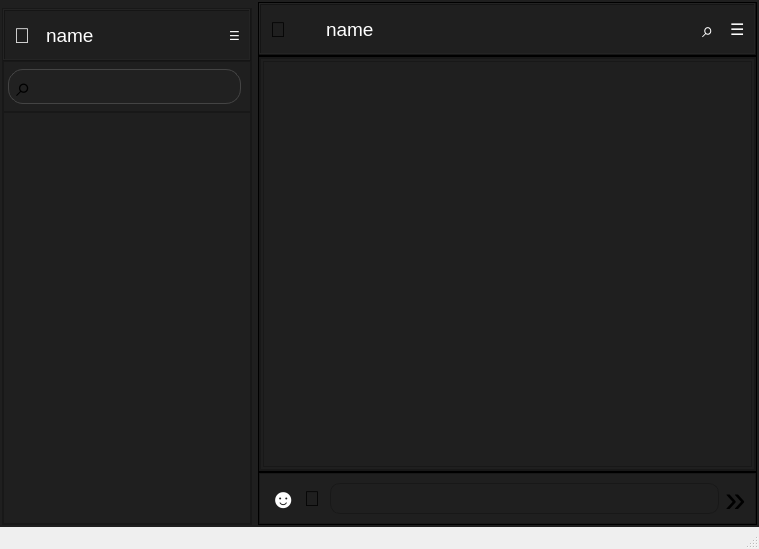
<?xml version="1.0" encoding="UTF-8"?>
<ui version="4.0">
 <class>MainWindow</class>
 <widget class="QMainWindow" name="MainWindow">
  <property name="geometry">
   <rect>
    <x>0</x>
    <y>0</y>
    <width>759</width>
    <height>549</height>
   </rect>
  </property>
  <property name="windowTitle">
   <string>MainWindow</string>
  </property>
  <widget class="QWidget" name="centralwidget">
   <layout class="QHBoxLayout" name="horizontalLayout">
    <property name="spacing">
     <number>0</number>
    </property>
    <property name="leftMargin">
     <number>0</number>
    </property>
    <property name="topMargin">
     <number>0</number>
    </property>
    <property name="rightMargin">
     <number>0</number>
    </property>
    <property name="bottomMargin">
     <number>0</number>
    </property>
    <item>
     <widget class="QWidget" name="container" native="true">
      <property name="styleSheet">
       <string notr="true">background-color: rgb(31, 31, 31);</string>
      </property>
      <layout class="QGridLayout" name="gridLayout" rowstretch="0,0" columnstretch="3,6">
       <property name="leftMargin">
        <number>2</number>
       </property>
       <property name="topMargin">
        <number>2</number>
       </property>
       <property name="rightMargin">
        <number>2</number>
       </property>
       <property name="bottomMargin">
        <number>2</number>
       </property>
       <item row="1" column="0">
        <widget class="QFrame" name="navigation">
         <property name="styleSheet">
          <string notr="true">background-color: rgb(16, 16, 16);
QFrame#navigartion:{
	padding-right:2px;
}</string>
         </property>
         <property name="frameShape">
          <enum>QFrame::StyledPanel</enum>
         </property>
         <property name="frameShadow">
          <enum>QFrame::Raised</enum>
         </property>
         <layout class="QVBoxLayout" name="verticalLayout" stretch="2,2,16">
          <property name="spacing">
           <number>0</number>
          </property>
          <property name="leftMargin">
           <number>0</number>
          </property>
          <property name="topMargin">
           <number>0</number>
          </property>
          <property name="rightMargin">
           <number>0</number>
          </property>
          <property name="bottomMargin">
           <number>0</number>
          </property>
          <item>
           <widget class="QFrame" name="section1">
            <property name="styleSheet">
             <string notr="true">QFrame#section1{
	border-bottom-style:solid;
	border-bottom-width:2px;
	border-bottom-color: rgb(0, 0, 0);
}</string>
            </property>
            <property name="frameShape">
             <enum>QFrame::Box</enum>
            </property>
            <property name="frameShadow">
             <enum>QFrame::Raised</enum>
            </property>
            <layout class="QHBoxLayout" name="horizontalLayout_4" stretch="0,0,0,0,0">
             <item>
              <widget class="QLabel" name="label">
               <property name="font">
                <font>
                 <pointsize>16</pointsize>
                </font>
               </property>
               <property name="styleSheet">
                <string notr="true">color: rgb(255, 255, 255);</string>
               </property>
               <property name="text">
                <string>👤 </string>
               </property>
               <property name="textFormat">
                <enum>Qt::AutoText</enum>
               </property>
              </widget>
             </item>
             <item>
              <spacer name="horizontalSpacer_5">
               <property name="orientation">
                <enum>Qt::Horizontal</enum>
               </property>
               <property name="sizeType">
                <enum>QSizePolicy::Fixed</enum>
               </property>
               <property name="sizeHint" stdset="0">
                <size>
                 <width>4</width>
                 <height>0</height>
                </size>
               </property>
              </spacer>
             </item>
             <item>
              <widget class="QLabel" name="label_2">
               <property name="font">
                <font>
                 <pointsize>14</pointsize>
                </font>
               </property>
               <property name="styleSheet">
                <string notr="true">color: rgb(255, 255, 255);</string>
               </property>
               <property name="text">
                <string>name</string>
               </property>
              </widget>
             </item>
             <item>
              <spacer name="horizontalSpacer_2">
               <property name="orientation">
                <enum>Qt::Horizontal</enum>
               </property>
               <property name="sizeHint" stdset="0">
                <size>
                 <width>40</width>
                 <height>0</height>
                </size>
               </property>
              </spacer>
             </item>
             <item>
              <widget class="QLabel" name="menu">
               <property name="styleSheet">
                <string notr="true">color: rgb(255, 255, 255);</string>
               </property>
               <property name="text">
                <string>☰</string>
               </property>
              </widget>
             </item>
            </layout>
           </widget>
          </item>
          <item>
           <widget class="QFrame" name="serach_box">
            <property name="frameShape">
             <enum>QFrame::StyledPanel</enum>
            </property>
            <property name="frameShadow">
             <enum>QFrame::Raised</enum>
            </property>
            <layout class="QHBoxLayout" name="horizontalLayout_5" stretch="1,8,1">
             <property name="spacing">
              <number>0</number>
             </property>
             <property name="leftMargin">
              <number>4</number>
             </property>
             <property name="topMargin">
              <number>4</number>
             </property>
             <property name="bottomMargin">
              <number>4</number>
             </property>
             <item>
              <widget class="QLabel" name="back_search">
               <property name="maximumSize">
                <size>
                 <width>16777215</width>
                 <height>35</height>
                </size>
               </property>
               <property name="font">
                <font>
                 <pointsize>20</pointsize>
                </font>
               </property>
               <property name="styleSheet">
                <string notr="true">background-color: rgb(33, 33, 33);
border-style:solid;
border-top-width:1px;
border-bottom-width:1px;
border-left-width:1px;
border-color: rgb(68, 68, 68);
border-top-left-radius: 15px;
border-bottom-left-radius: 15px;</string>
               </property>
               <property name="text">
                <string>⌕</string>
               </property>
              </widget>
             </item>
             <item>
              <widget class="QLineEdit" name="search_">
               <property name="font">
                <font>
                 <pointsize>14</pointsize>
                </font>
               </property>
               <property name="styleSheet">
                <string notr="true">border-color: rgb(68, 68, 68);
background-color: rgb(33, 33, 33);
border-top-width:1px;
border-bottom-width:1px;
border-style:solid;
padding:4px;
color:rgb(255,255,255);</string>
               </property>
              </widget>
             </item>
             <item>
              <widget class="QLabel" name="clear_search_">
               <property name="maximumSize">
                <size>
                 <width>16777215</width>
                 <height>35</height>
                </size>
               </property>
               <property name="font">
                <font>
                 <pointsize>20</pointsize>
                </font>
               </property>
               <property name="styleSheet">
                <string notr="true">background-color: rgb(33, 33, 33);
color: rgb(255, 255, 255);
border-style:solid;
border-top-width:1px;
border-bottom-width:1px;
border-right-width:1px;
border-color: rgb(68, 68, 68);
border-top-right-radius: 15px;
border-bottom-right-radius: 15px;</string>
               </property>
               <property name="text">
                <string/>
               </property>
              </widget>
             </item>
            </layout>
           </widget>
          </item>
          <item>
           <widget class="QScrollArea" name="scrollArea">
            <property name="widgetResizable">
             <bool>true</bool>
            </property>
            <widget class="QWidget" name="scrollAreaWidgetContents_2">
             <property name="geometry">
              <rect>
               <x>0</x>
               <y>0</y>
               <width>246</width>
               <height>394</height>
              </rect>
             </property>
            </widget>
           </widget>
          </item>
         </layout>
        </widget>
       </item>
       <item row="0" column="1" rowspan="2">
        <widget class="QFrame" name="section3">
         <property name="styleSheet">
          <string notr="true">QFrame#section3{
background-color: rgb(0, 0, 0);
}</string>
         </property>
         <property name="frameShape">
          <enum>QFrame::StyledPanel</enum>
         </property>
         <property name="frameShadow">
          <enum>QFrame::Raised</enum>
         </property>
         <layout class="QVBoxLayout" name="verticalLayout_2" stretch="2,18,2">
          <property name="spacing">
           <number>2</number>
          </property>
          <property name="leftMargin">
           <number>0</number>
          </property>
          <property name="topMargin">
           <number>0</number>
          </property>
          <property name="rightMargin">
           <number>0</number>
          </property>
          <property name="bottomMargin">
           <number>0</number>
          </property>
          <item>
           <widget class="QFrame" name="menu_bar">
            <property name="styleSheet">
             <string notr="true">QFrame#menu_bar{
	border-bottom-style:solid;
	border-bottom-widrh:1px;
	border-bottom-color: rgb(0, 0, 0);
}</string>
            </property>
            <property name="frameShape">
             <enum>QFrame::Box</enum>
            </property>
            <property name="frameShadow">
             <enum>QFrame::Raised</enum>
            </property>
            <property name="lineWidth">
             <number>1</number>
            </property>
            <layout class="QHBoxLayout" name="horizontalLayout_3">
             <item>
              <widget class="QLabel" name="label_3">
               <property name="minimumSize">
                <size>
                 <width>30</width>
                 <height>30</height>
                </size>
               </property>
               <property name="font">
                <font>
                 <pointsize>16</pointsize>
                </font>
               </property>
               <property name="text">
                <string>👤</string>
               </property>
              </widget>
             </item>
             <item>
              <spacer name="horizontalSpacer_3">
               <property name="orientation">
                <enum>Qt::Horizontal</enum>
               </property>
               <property name="sizeType">
                <enum>QSizePolicy::Fixed</enum>
               </property>
               <property name="sizeHint" stdset="0">
                <size>
                 <width>20</width>
                 <height>0</height>
                </size>
               </property>
              </spacer>
             </item>
             <item>
              <widget class="QLabel" name="label_4">
               <property name="font">
                <font>
                 <pointsize>14</pointsize>
                </font>
               </property>
               <property name="styleSheet">
                <string notr="true">color: rgb(255, 255, 255);</string>
               </property>
               <property name="text">
                <string>name</string>
               </property>
              </widget>
             </item>
             <item>
              <spacer name="horizontalSpacer">
               <property name="orientation">
                <enum>Qt::Horizontal</enum>
               </property>
               <property name="sizeHint" stdset="0">
                <size>
                 <width>271</width>
                 <height>0</height>
                </size>
               </property>
              </spacer>
             </item>
             <item>
              <widget class="QLabel" name="search">
               <property name="font">
                <font>
                 <pointsize>16</pointsize>
                </font>
               </property>
               <property name="styleSheet">
                <string notr="true">color: rgb(255, 255, 255);</string>
               </property>
               <property name="text">
                <string>⌕</string>
               </property>
              </widget>
             </item>
             <item>
              <spacer name="horizontalSpacer_4">
               <property name="orientation">
                <enum>Qt::Horizontal</enum>
               </property>
               <property name="sizeType">
                <enum>QSizePolicy::Fixed</enum>
               </property>
               <property name="sizeHint" stdset="0">
                <size>
                 <width>10</width>
                 <height>0</height>
                </size>
               </property>
              </spacer>
             </item>
             <item>
              <widget class="QLabel" name="label_5">
               <property name="font">
                <font>
                 <pointsize>12</pointsize>
                </font>
               </property>
               <property name="styleSheet">
                <string notr="true">color: rgb(255, 255, 255);</string>
               </property>
               <property name="text">
                <string>☰</string>
               </property>
              </widget>
             </item>
            </layout>
           </widget>
          </item>
          <item>
           <widget class="QFrame" name="msg_">
            <property name="frameShape">
             <enum>QFrame::StyledPanel</enum>
            </property>
            <property name="frameShadow">
             <enum>QFrame::Raised</enum>
            </property>
            <layout class="QHBoxLayout" name="horizontalLayout_7">
             <property name="spacing">
              <number>0</number>
             </property>
             <property name="leftMargin">
              <number>0</number>
             </property>
             <property name="topMargin">
              <number>0</number>
             </property>
             <property name="rightMargin">
              <number>0</number>
             </property>
             <property name="bottomMargin">
              <number>0</number>
             </property>
             <item>
              <widget class="QScrollArea" name="scrollArea_2">
               <property name="widgetResizable">
                <bool>true</bool>
               </property>
               <widget class="QWidget" name="scrollAreaWidgetContents">
                <property name="geometry">
                 <rect>
                  <x>0</x>
                  <y>0</y>
                  <width>493</width>
                  <height>390</height>
                 </rect>
                </property>
                <layout class="QVBoxLayout" name="verticalLayout_3">
                 <property name="spacing">
                  <number>2</number>
                 </property>
                 <property name="leftMargin">
                  <number>2</number>
                 </property>
                 <property name="topMargin">
                  <number>2</number>
                 </property>
                 <property name="rightMargin">
                  <number>2</number>
                 </property>
                 <property name="bottomMargin">
                  <number>2</number>
                 </property>
                 <item>
                  <widget class="QListWidget" name="msg_area">
                   <property name="styleSheet">
                    <string notr="true">QLsitWidget#msg_area{	
	border-width:0px;
}</string>
                   </property>
                  </widget>
                 </item>
                </layout>
               </widget>
              </widget>
             </item>
            </layout>
           </widget>
          </item>
          <item>
           <widget class="QFrame" name="frame_7">
            <property name="frameShape">
             <enum>QFrame::StyledPanel</enum>
            </property>
            <property name="frameShadow">
             <enum>QFrame::Raised</enum>
            </property>
            <layout class="QHBoxLayout" name="horizontalLayout_6">
             <item>
              <widget class="QLabel" name="label_8">
               <property name="minimumSize">
                <size>
                 <width>20</width>
                 <height>20</height>
                </size>
               </property>
               <property name="font">
                <font>
                 <pointsize>20</pointsize>
                </font>
               </property>
               <property name="styleSheet">
                <string notr="true">color: rgb(255, 255, 255);</string>
               </property>
               <property name="text">
                <string>☻</string>
               </property>
              </widget>
             </item>
             <item>
              <widget class="QLabel" name="label_9">
               <property name="minimumSize">
                <size>
                 <width>20</width>
                 <height>20</height>
                </size>
               </property>
               <property name="font">
                <font>
                 <pointsize>16</pointsize>
                </font>
               </property>
               <property name="text">
                <string>📎</string>
               </property>
              </widget>
             </item>
             <item>
              <widget class="QLineEdit" name="lineEdit_2">
               <property name="font">
                <font>
                 <pointsize>12</pointsize>
                </font>
               </property>
               <property name="styleSheet">
                <string notr="true">color: rgb(255, 255, 255);
border-radius:10px;
border-style:solid;
border-width:1px;
border-color: rgb(24, 24, 24);
padding:4px;</string>
               </property>
              </widget>
             </item>
             <item>
              <widget class="QLabel" name="label_10">
               <property name="minimumSize">
                <size>
                 <width>20</width>
                 <height>2</height>
                </size>
               </property>
               <property name="font">
                <font>
                 <pointsize>28</pointsize>
                </font>
               </property>
               <property name="text">
                <string>»</string>
               </property>
              </widget>
             </item>
            </layout>
           </widget>
          </item>
         </layout>
        </widget>
       </item>
      </layout>
     </widget>
    </item>
   </layout>
  </widget>
  <widget class="QMenuBar" name="menubar">
   <property name="geometry">
    <rect>
     <x>0</x>
     <y>0</y>
     <width>759</width>
     <height>20</height>
    </rect>
   </property>
  </widget>
  <widget class="QStatusBar" name="statusbar"/>
 </widget>
 <resources/>
 <connections/>
</ui>
